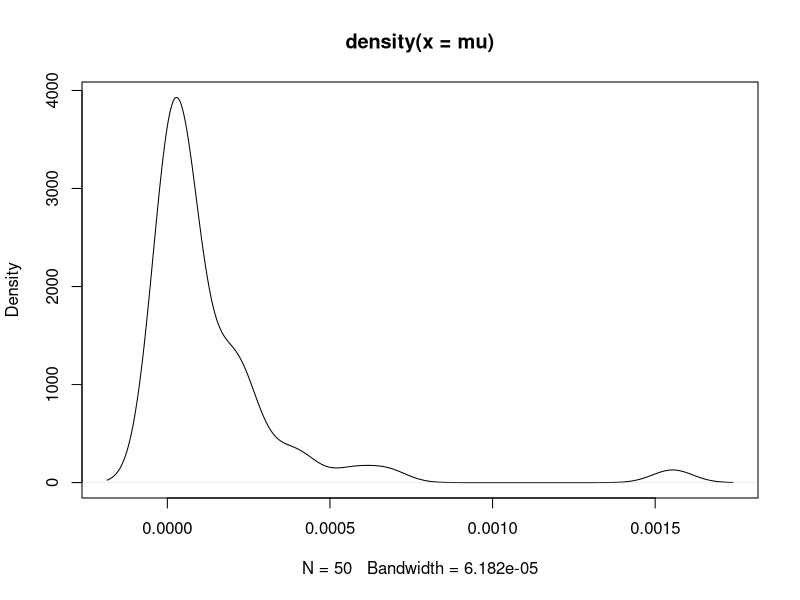
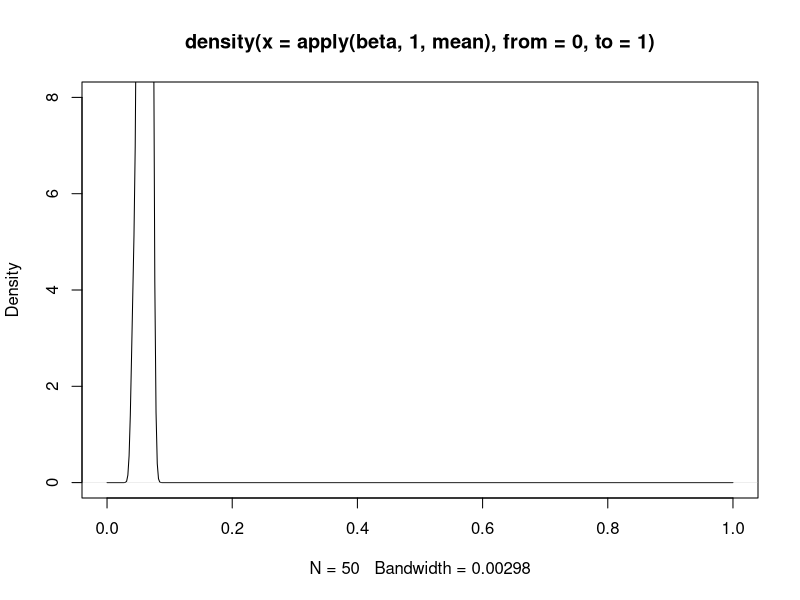
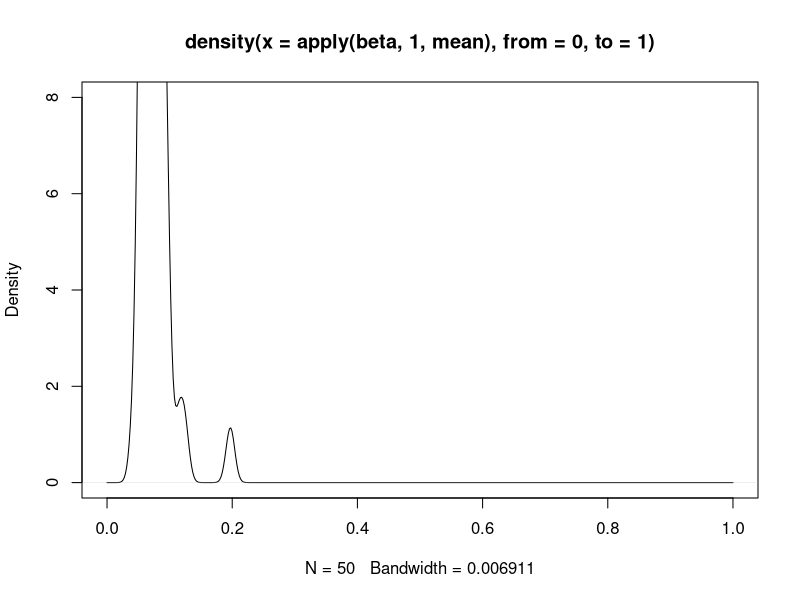
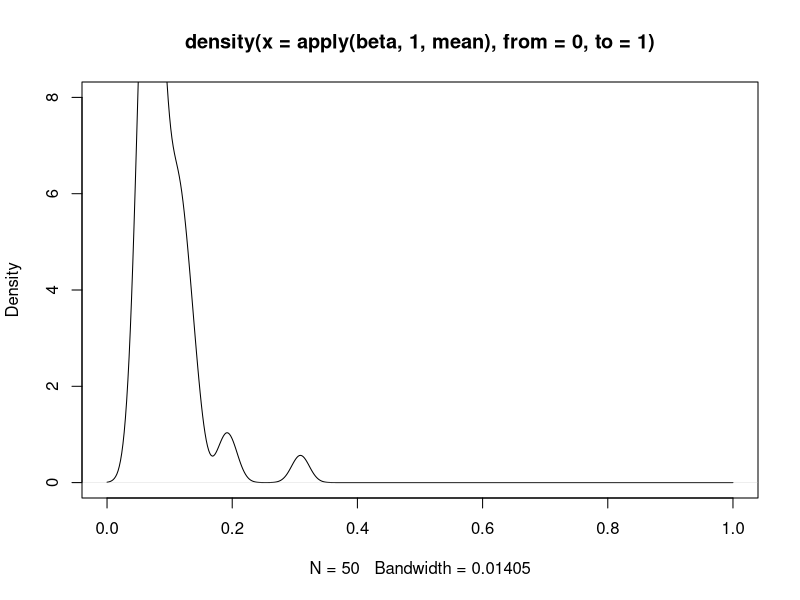
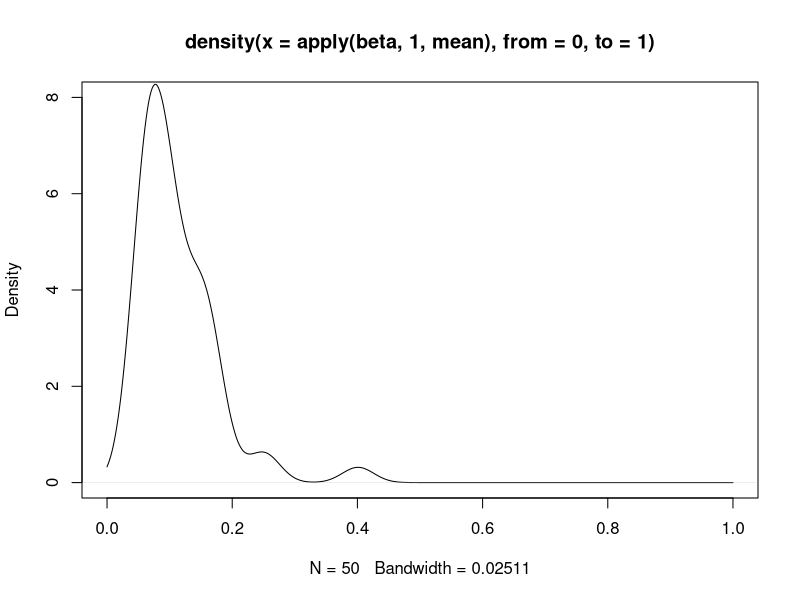
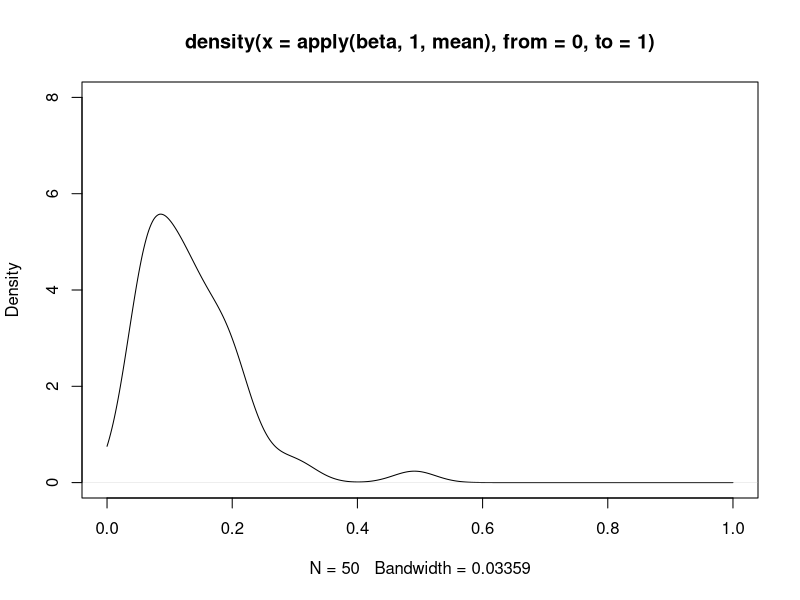
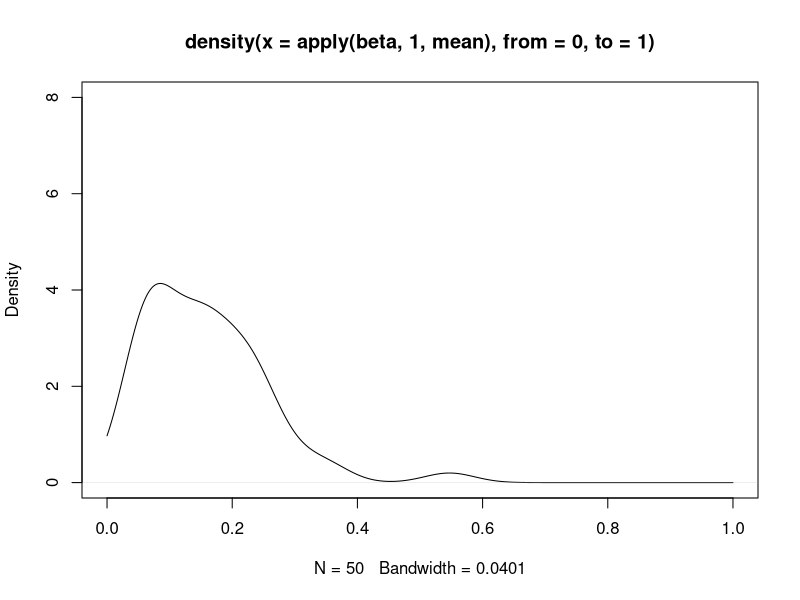
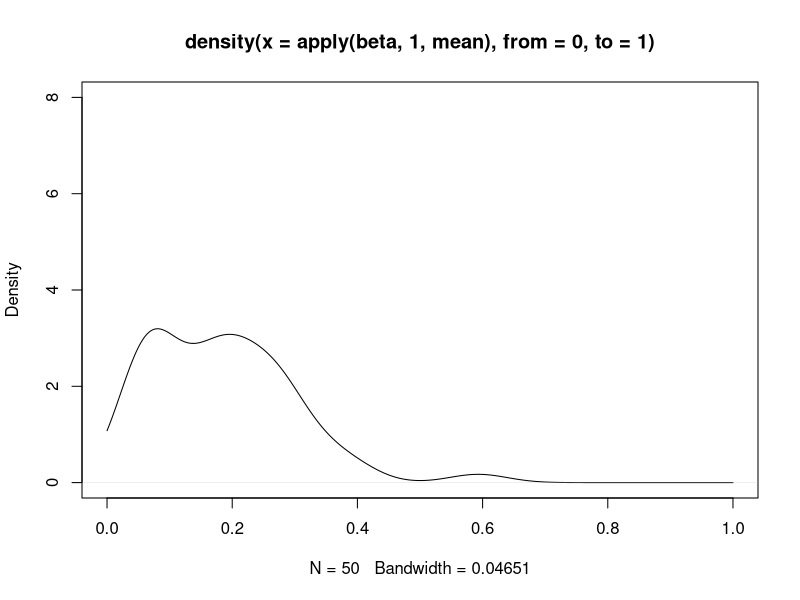

The R script that drew these images, in order:
## time vector
a  = seq(0,3000,1)
len = length(a)

M = 50 # number of CpGs in region
n = 1000 # number of cells being arrayed
k = 1

## track trajectories every 50 time steps 
out = matrix(0,ncol=512,nrow=31)
traj = matrix(0,nrow=max(a)/10 + 1,ncol=10) # time trajectories of mean methylation levels for 10 cells

## set up starting state matrix
state0  = matrix(0,ncol=n,nrow=M)
for (j in 1:n) { state0[,j] = rbinom(M,size=1,prob=0.06) }  # about 6% for NS tissue 

## heterogeneous rate of methyl prob (gamma distributed) 
mu0 = .0001; var.mu0 =(.0002)^2
# mu0 = .0002; var.mu0 =(.0004)^2
shape = mu0*mu0/var.mu0
scale= mu0/shape
##  shape1 = .5
##  shape2 = shape1*(1-mu0)/mu0
##  mu = rbeta(M,shape1=shape1,shape2=shape2) #rexp(M,rate=1/mu0)
mu = rgamma(M,shape=shape,scale=scale)

## mu = .00005* rlnorm(M,meanlog = 0, sdlog = 1)
plot(density(mu),type='l')

## loop over time s
## mu depends on island methylation state in cell
Mu = Mu0 = matrix(rep(mu,n),nrow=M,ncol=n)
## initialize state
beta = state0

l=1
for (s in a) {
  for (i in 1:M) {
    # flip some zeros with rate mu (per year)
    beta[i,rbinom(n,size=1,prob=Mu[i,])==1]=1 # random flip up
    beta[i,rbinom(n,size=1,prob=0.3*Mu[i,])==1]=0 # random flip down
  }
  # check island level methylation (cell by cell, n cells)
  pm = apply(beta,2,mean) 
  for (j in 1:n) {
    tmp = Mu0[,j]*(1+100/(1+exp(-100*(pm[j]-0.2))))
    tmp[tmp>1]=1; Mu[,j] = tmp
  }
  
  if(s%%10==0) {
    traj[k,] = pm[1:10]
    k = k+1
  }
  
  if(s%%100==0) {
    dum = density(apply(beta,1,mean),from=0,to=1)
    out[l,]=out[l,]+dum$y
    l=l+1
    plot(dum,type='l',xlim=c(0,1),ylim=c(0,8))
  } #; Sys.sleep(.2)
  cat('time:',s,'\n')
}

# 
plot(dum$x,out[7,],type='l',xlab='beta-value',ylab='density',lwd=2,
     col=4,xlim=c(0,.9),ylim=c(0,9),main='')
# 
for (i in 7:30) {
   lines(dum$x,out[i,])
}
lines(dum$x,out[31,],lwd=2,col=2)
# lines(dum$x,out[13,],lwd=2,col='orange')

legend('topright',c("beta-value density (t=600)","beta-value density (t=3000)"),lwd=c(2,2),
       col=c(4,2),bty='n',y.intersp=1.5,inset = .15)

plot(traj[,1],type='l',ylim=c(0,.7),lwd=2,xlab='time/10',ylab='mean beta-value (50 CpGs)',cex.lab=1.3)
for(i in 2:10) lines(traj[,i],lwd=2, col=i)

